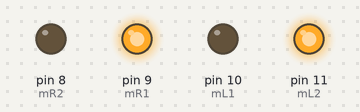
Simulated run of this sketch. Board: Arduino Uno, built with avr-gcc and run on an emulated ATmega328P. Shown: output pins drawn as LEDs (lit = HIGH).

Above: at 0.1 s.
Timing chart, 0 to 1.6 s (numbered marks = the images above):
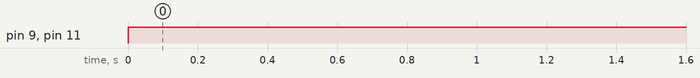

Measured:
- by itself, pin 9 (mR1), pin 11 (mL2): LOW → HIGH at 0.00 s

The sketch:

motor_check.ino
```cpp
//right motor
int mR1 = 9;
int mR2 = 8;

//left motor
int mL1 = 10;
int mL2 = 11;

void setup() {
  // put your setup code here, to run once:
  pinMode(mR1,OUTPUT);
  pinMode(mR2,OUTPUT);
  pinMode(mL1,OUTPUT);
  pinMode(mL2,OUTPUT);

}

void loop() {
  // put your main code here, to run repeatedly:
  digitalWrite(mR1,HIGH);
  digitalWrite(mR2,LOW);
  digitalWrite(mL1,LOW);
  digitalWrite(mL2,HIGH);
}
```
